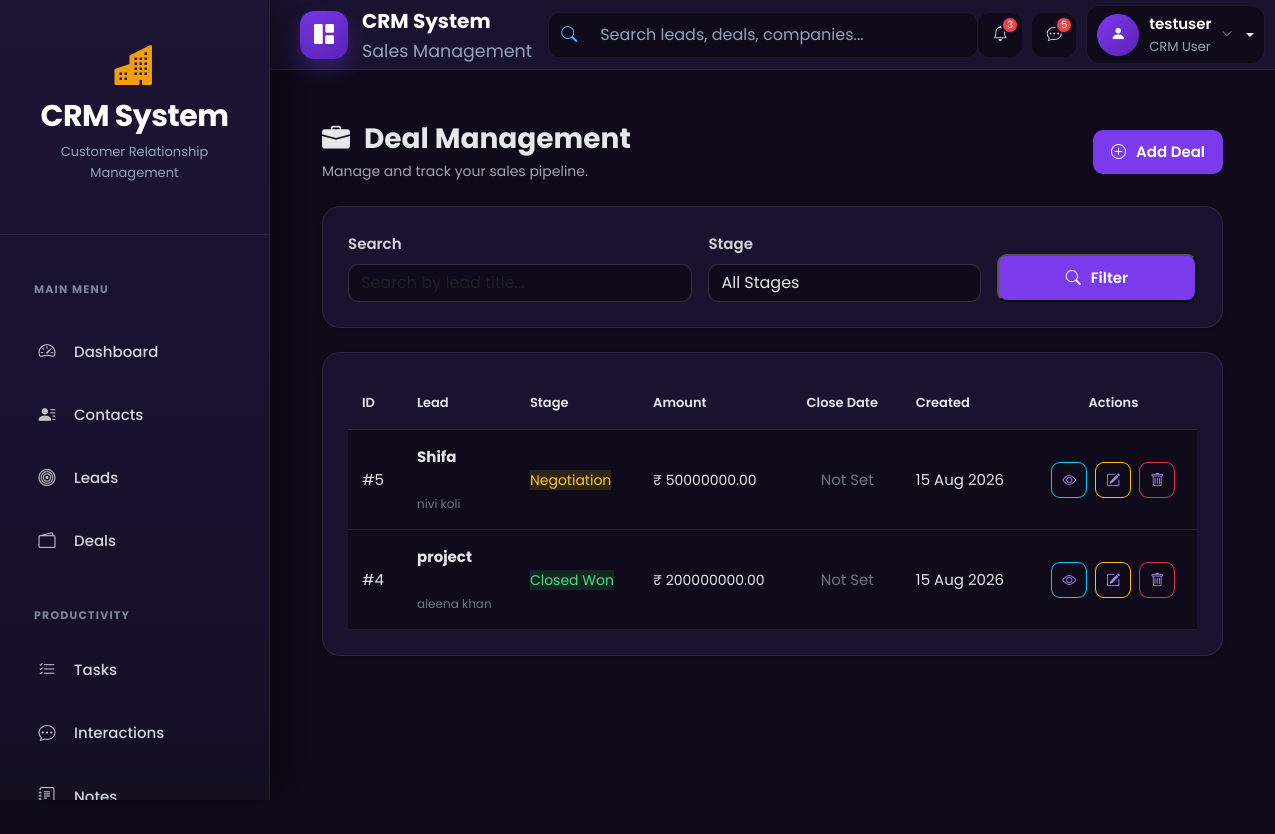
Page /deals/ (signed in) on the committed database.
### accounts/models.py (models this page shows, shortened)
class CustomUser(AbstractUser):
    ROLE_CHOICES = (
        ('admin', 'Admin'),
        ('agent', 'Agent'),
    )
    role = models.CharField(max_length=10, choices=ROLE_CHOICES, default='agent')
    phone = models.CharField(max_length=15, blank=True, null=True)
    profile_pic = models.ImageField(upload_to="profiles/", blank=True, null=True)
    email = models.EmailField(unique=True)
    is_approved = models.BooleanField(default=False, help_text="Admin approval required for login")

### deals/models.py (models this page shows, shortened)
class Deal(models.Model):
    STAGE_CHOICES = (
        ('negotiation', 'Negotiation'),
        ('contract', 'Contract'),
        ('closed_won', 'Closed Won'),
        ('closed_lost', 'Closed Lost'),
    )
    lead = models.OneToOneField(
        Lead,
        on_delete=models.CASCADE,
        related_name="deal"
    )
    amount = models.DecimalField(
        max_digits=12,
        decimal_places=2,
        default=0
    )
    stage = models.CharField(
        max_length=20,
        choices=STAGE_CHOICES,
        default="negotiation"
    )
    close_date = models.DateField(
        null=True,
        blank=True
    )
    notes = models.TextField(
        blank=True
    )
    created_at = models.DateTimeField(
        auto_now_add=True
    )
    updated_at = models.DateTimeField(
        auto_now=True
    )

### leads/models.py (models this page shows, shortened)
class Lead(models.Model):
    STATUS_CHOICES = [
        ('new','New'),
        ('contacted','Contacted'),
        ('qualified','Qualified'),
        ('proposal','Proposal'),
        ('won','Won'),
        ('lost','Lost'),
    ]
    contact = models.ForeignKey(Contact,on_delete=models.CASCADE)
    title = models.CharField(max_length=200)
    status = models.CharField(max_length=20, choices=STATUS_CHOICES, default='new')
    assigned_to = models.ForeignKey(settings.AUTH_USER_MODEL, on_delete=models.SET_NULL, null=True,blank=True)
    estimated_value = models.DecimalField(max_digits=12, decimal_places=2, default=0)
    expected_close =models.DateField(null=True, blank=True)
    created_at = models.DateTimeField(auto_now_add=True)
    updated_at =models.DateTimeField(auto_now=True)

### contacts/models.py (models this page shows)
class Contact(models.Model):
    SOURCE_CHOICES = (
        ('website','Website'),
        ('referral','Referral'),
        ('social','Social Media'),
        ('cold_call','Cold Call'),
    )
    first_name = models.CharField(max_length=100)
    last_name = models.CharField(max_length=100)
    email = models.EmailField(unique=True)
    phone = models.CharField(max_length=20,blank=True)
    company = models.ForeignKey(Company,on_delete=models.SET_NULL,null=True,blank=True)
    assigned_to = models.ForeignKey(settings.AUTH_USER_MODEL,on_delete=models.SET_NULL,null=True,blank=True)
    source = models.CharField(max_length=20,choices=SOURCE_CHOICES)
    created_at = models.DateTimeField(auto_now_add=True)
    def __str__(self):
       return f"{self.first_name} {self.last_name}"

### deals/views.py (the view)
@login_required
def deal_list(request):
    deals = (
        get_user_deals(request.user)
        .select_related(
            "lead",
            "lead__contact",
            "lead__assigned_to",
        )
        .order_by("-created_at")
    )
    search = request.GET.get("search")
    if search:
        deals = deals.filter(
            lead__title__icontains=search
        )
    stage = request.GET.get("stage")
    if stage:
        deals = deals.filter(
            stage=stage
        )
    total_deals = deals.count()
    total_revenue = deals.filter(
        stage="closed_won"
    ).aggregate(
        total=Sum("amount")
    )["total"] or 0
    average_deal = deals.aggregate(
        avg=Avg("amount")
    )["avg"] or 0
    paginator = Paginator(
        deals,
        10
    )
    page_obj = paginator.get_page(
        request.GET.get("page")
    )
    return render(
        request,
        "deals/deal_list.html",
        {
            "deals": page_obj,
            "page_obj": page_obj,
            "stage_choices": Deal.STAGE_CHOICES,
            "total_deals": total_deals,
            "total_revenue": total_revenue,
            "average_deal": average_deal,
        }
    )

### deals/views.py (called while the page is built)
def get_user_deals(user):
    if user.role == "admin":
        return Deal.objects.all()
    return Deal.objects.filter(
        lead__assigned_to=user
    )

### templates/deals/deal_list.html (shortened to what this page needs)
{% extends "base.html" %}
{% block content %}
<div class="container-fluid">
<div class="d-flex justify-content-between align-items-center flex-wrap mb-4">
    <div>
        <h2 class="crm-title mb-1">
            <i class="bi bi-briefcase-fill me-2"></i>
            Deal Management
        </h2>
        <p class="crm-page-subtitle mb-0">
            Manage and track your sales pipeline.
        </p>
    </div>
    <div class="mt-3 mt-md-0">
        <a
            href="{% url 'deals:deal_create' %}"
            class="crm-btn-primary"
        >
            <i class="bi bi-plus-circle me-1"></i>
            Add Deal
        </a>
    </div>
</div>
<div class="crm-card shadow-sm mb-4">
    <form method="GET">
        <div class="row g-3 align-items-end">
            <div class="col-md-5">
                <label class="form-label">
                    Search
                </label>
                <input
                    type="text"
                    name="search"
                    class="form-control"
                    placeholder="Search by lead title..."
                    value="{{ request.GET.search }}"
                >
            </div>
            <div class="col-md-4">
                <label class="form-label">
                    Stage
                </label>
                <select
                    name="stage"
                    class="form-select"
                >
                    <option value="">
                        All Stages
                    </option>
                </select>
            </div>
            <div class="col-md-3 d-grid">
                <button
                    type="submit"
                    class="crm-btn-primary"
                >
                    <i class="bi bi-search me-1"></i>
                    Filter
                </button>
            </div>
        </div>
    </form>
</div>
<div class="crm-card shadow-sm">
    <div class="table-responsive">
        <table class="table crm-table crm-contact-table align-middle mb-0">
            <thead>
                <tr>
                    <th>ID</th>
                    <th>Lead</th>
                    <th>Stage</th>
                    <th>Amount</th>
                    <th>Close Date</th>
                    <th>Created</th>
                    <th class="text-center">
                        Actions
                    </th>
                </tr>
            </thead>
            <tbody>
            {% for deal in deals %}
                <tr>
                    <td>
                        #{{ deal.id }}
                    </td>
                    <td>
                        <strong>
                            {{ deal.lead.title }}
                        </strong>
                        <br>
                        <small class="text-secondary">
                            {{ deal.lead.contact|default:"No Contact" }}
                        </small>
                    </td>
                    <td>
                        {% if deal.stage == "negotiation" %}
                            <span class="crm-badge-warning">
                                Negotiation
                            </span>
                        {% elif deal.stage == "contract" %}
                            <span class="crm-badge-info">
                                Contract
                            </span>
                        {% elif deal.stage == "closed_won" %}
                            <span class="crm-badge-success">
                                Closed Won
                            </span>
                        {% elif deal.stage == "closed_lost" %}
                            <span class="crm-badge-danger">
                                Closed Lost
                            </span>
                        {% endif %}
                    </td>
                    <td>
                        ₹ {{ deal.amount|floatformat:2 }}
                    </td>
                    <td>
                        {% if deal.close_date %}
                            {{ deal.close_date|date:"d M Y" }}
                        {% else %}
                            <span class="text-secondary">
                                Not Set
                            </span>
                        {% endif %}
                    </td>
                    <td>
                        {{ deal.created_at|date:"d M Y" }}
                    </td>
                    <td class="text-center">
                        <div class="btn-group">
                            <a
                                href="{% url 'deals:deal_detail' deal.id %}"
                                class="btn btn-sm btn-outline-info"
                                title="View Deal"
                            >
                                <i class="bi bi-eye"></i>
                            </a>
                            <a
                                href="{% url 'deals:deal_edit' deal.id %}"
                                class="btn btn-sm btn-outline-warning"
                                title="Edit Deal"
                            >
                                <i class="bi bi-pencil-square"></i>
                            </a>
                            <a
                                href="{% url 'deals:deal_delete' deal.id %}"
                                class="btn btn-sm btn-outline-danger"
                                title="Delete Deal"
                            >
                                <i class="bi bi-trash"></i>
                            </a>
                        </div>
                    </td>
                </tr>
            {% endfor %}
            </tbody>
        </table>
    </div>
</div>
</div>
{% endblock %}

### templates/includes/navbar.html (shortened to what this page needs)
<nav class="navbar navbar-expand-lg crm-navbar">
  <div class="container-fluid">
    <a class="navbar-brand crm-brand" href="{% url 'dashboard' %}">
      <div class="crm-brand-icon">
        <i class="bi bi-grid-1x2-fill"></i>
      </div>
      <div class="crm-brand-text">
        <span class="crm-brand-title"> CRM System </span>
        <small> Sales Management </small>
      </div>
    </a>
    <div class="collapse navbar-collapse" id="crmNavbar">
      <form class="crm-search mx-auto">
        <div class="input-group">
          <span class="input-group-text">
            <i class="bi bi-search"></i>
          </span>
          <input
            type="search"
            class="form-control"
            placeholder="Search leads, deals, companies..."
          />
        </div>
      </form>
      {% if user.is_authenticated %}
      <div class="crm-navbar-actions">
       <a href="javascript:void(0);" class="crm-nav-icon">
    <i class="bi bi-bell"></i>
    <span class="crm-nav-badge">3</span>
</a>
        <a href="#" class="crm-nav-icon">
          <i class="bi bi-chat-dots"></i>
          <span class="crm-nav-badge">5</span>
        </a>
        <div class="dropdown crm-user-dropdown">
          <a
            href="#"
            class="crm-user dropdown-toggle"
            role="button"
            data-bs-toggle="dropdown"
            aria-expanded="false"
          >
            <div class="crm-avatar">
              <i class="bi bi-person-fill"></i>
            </div>
            <div class="crm-user-info">
              <span class="crm-user-name"> {{ user.username }} </span>
<small>
    CRM User
</small>            </div>
            <i class="bi bi-chevron-down crm-arrow"></i>
          </a>
        </div>
      </div>
      {% else %}
      <div class="d-flex align-items-center gap-2 ms-auto">
        <a href="/accounts/login/" class="btn btn-outline-light"> Login </a>
        <a href="/accounts/register/" class="btn btn-primary"> Register </a>
      </div>
      {% endif %}
    </div>
  </div>
</nav>

### static/css/base.css (style rules this page uses)
*, *::before, *::after { margin:0; padding:0; box-sizing:border-box; }
html { scroll-behavior:smooth; }
body { font-family:"Poppins",sans-serif; background:#0f0b1a; color:#e5e7eb; font-size:15px; line-height:1.6; overflow-x:hidden; }

### static/css/components.css (style rules this page uses)
.crm-navbar { position:sticky; top:0; z-index:999; height:70px; margin-left:260px; background:#1a1330; border-bottom:1px solid rgba(255,255,255,.06); padding:0 28px; transition:.3s ease; }
.crm-navbar .container-fluid { height:100%; display:flex; align-items:center; justify-content:space-between; }
.crm-brand { display:flex; align-items:center; gap:14px; text-decoration:none; }
.crm-brand-icon { width:48px; height:48px; display:flex; align-items:center; justify-content:center; border-radius:14px; background:linear-gradient( 135deg, #7c3aed, #5b21b6 ); box-shadow: 0 10px 20px rgba(124,58,237,.30); }
.crm-brand-icon i { color:#fff; font-size:20px; }
.crm-brand-title { color:#fff; font-size:20px; font-weight:700; }
.crm-brand-text { display:flex; flex-direction:column; }
.crm-brand-text small { color:#94a3b8; }
.crm-search { width:430px; }
.crm-search .input-group { height:46px; border-radius:12px; overflow:hidden; background:#0f0b1a; border:1px solid rgba(255,255,255,.06); }
.crm-search .input-group-text { background:#0f0b1a; border:none; color:#38bdf8; }
.crm-search input { background:#0f0b1a !important; border:none !important; color:#fff !important; }
.crm-search input::placeholder { color:#94a3b8; }
.crm-navbar-actions { display:flex; align-items:center; gap:10px; }
.crm-nav-icon { width:44px; height:44px; border-radius:12px; display:flex; align-items:center; justify-content:center; background:#0f0b1a; color:#cbd5e1; position:relative; text-decoration:none; transition:.3s; }
.crm-nav-badge { position:absolute; top:3px; right:3px; width:18px; height:18px; border-radius:50%; background:#ef4444; color:#fff; font-size:10px; display:flex; align-items:center; justify-content:center; border:2px solid #1a1330; }
.crm-user { display:flex; align-items:center; gap:10px; padding:6px 10px; background:#0f0b1a; border-radius:14px; border:1px solid rgba(255,255,255,.06); color:#fff; text-decoration:none; }
.crm-avatar { width:42px; height:42px; border-radius:50%; display:flex; align-items:center; justify-content:center; background:linear-gradient( 135deg, #7c3aed, #5b21b6 ); }
.crm-avatar i { color:#fff; }
.crm-user-info { display:flex; flex-direction:column; }
.crm-user-name { font-weight:600; }
.crm-user-info small { color:#94a3b8; }
.crm-arrow { font-size:11px; color:#94a3b8; }
.crm-card { background:#1a1330; border-radius:18px; border:1px solid rgba(255,255,255,.08); box-shadow: 0 15px 35px rgba(0,0,0,.25); padding:25px; color:#e5e7eb; }
.crm-title { color:#e5e7eb; font-size:28px; font-weight:700; }
.crm-page-subtitle { color:#a1a1aa; font-size:14px; }
.crm-btn-primary, .crm-btn-secondary, .crm-btn-danger { display:inline-flex; align-items:center; justify-content:center; gap:6px; padding:10px 18px; border-radius:10px; font-weight:600; text-decoration:none; transition:.3s; }
.crm-btn-primary { background:#7c3aed; color:#fff; }

### rows in the picture
CustomUser: username "testuser"
Deal: id "5", lead "Shifa", lead.contact "nivi koli", stage "Negotiation", amount "50000000.00", shows "Not Set", created_at "15 Aug 2026"
Deal: id "4", lead "project", lead.contact "aleena khan", stage "Closed Won", amount "200000000.00", shows "Not Set", created_at "15 Aug 2026"
